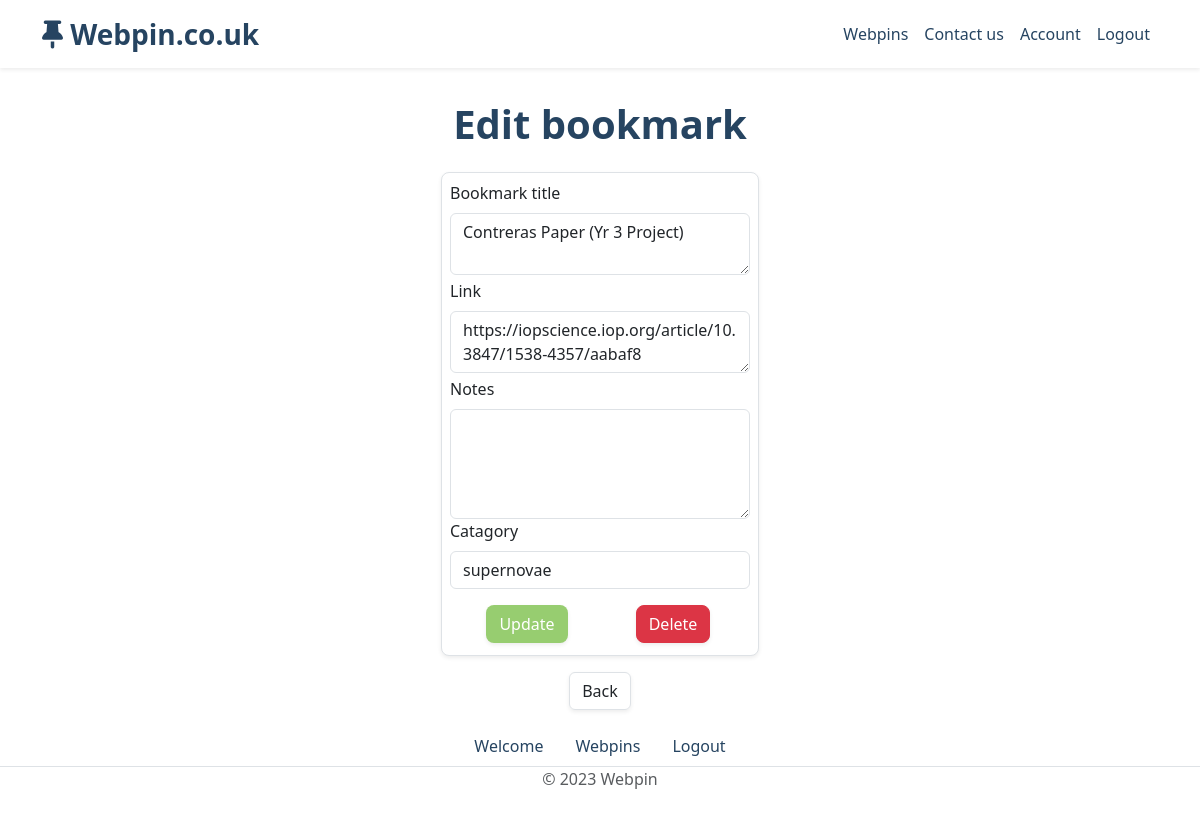
Page /edit_bookmark/20 (signed in) on the committed database.
### bookmarks_main/models.py (models this page shows, shortened)
class Saved_Bookmarks(models.Model):
    bookmark_title = models.CharField(max_length=500, null=True, blank=False)
    bookmark_address = models.CharField(max_length=1_000)
    bookmark_notes = models.CharField(max_length=100_000, null=True, blank=False)
    bookmark_catagory = models.CharField(max_length=250, null=True, blank=False)
    bookmark_save_date = models.DateTimeField(auto_now_add=True)
    author = models.ForeignKey(User, on_delete=models.CASCADE)

### bookmarks_main/views.py (the view, shortened to what this page needs)
# urls.py: path('edit_bookmark/<str:id>', views.edit_bookmark, name='edit-bookmark'),
@login_required(login_url="/members/login_user")
def edit_bookmark(request, id):
    bookmark_to_edit = Saved_Bookmarks.objects.get(pk=id)
    return render(request, 'bookmarks_main/edit.html', {'bookmark_to_edit':bookmark_to_edit})

### bookmarks_main/templates/bookmarks_main/edit.html (shortened to what this page needs)
{% extends './template.html' %}
{% block content %}
<div class="container pt-3">
	<div class="row">
		<h1 class="text-center fw-bold" style="color: #264461">Edit bookmark</h1>
	</div>
	<div class="row">
		<div class="col-12 d-flex justify-content-center">
		    <form method="post">
	                <div class="bg-light p-2 mt-3 rounded-3 border bg-white shadow-sm">
						<label class="form-label">Bookmark title</label>
						<textarea name="new_bookmark_title" class="form-control">{{bookmark_to_edit.bookmark_title}}</textarea>
						<label class="form-label mt-1">Link</label>
						<textarea name="new_bookmark_address" class="form-control">{{bookmark_to_edit.bookmark_address}}</textarea>
						<label class="form-label mt-1">Notes</label>
	                    <textarea name="new_bookmark_notes" rows="4" cols="28" class="form-control">{{bookmark_to_edit.bookmark_notes}}</textarea>
						<label class="form-label">Catagory</label>
                        <input name="new_bookmark_catagory" class="form-control" list="datalistOptions" placeholder="Type new or select from existing" value="{{bookmark_to_edit.bookmark_catagory}}">
						<div class="row mt-3 ms-1 me-1">
							<div class="col-sm-12 col-lg-6 d-flex justify-content-center mb-1">
								<input class="btn rounded-3 shadow-sm" style="background-color: rgb(151,205,112); color:white;" type="submit" name="submit_edit_selected_bookmark" value="Update">
							</div>
							<div class="col-sm-12 col-lg-6 d-flex justify-content-center mb-1">
								<button class="btn rounded-3 btn-danger shadow-sm" type="button" data-bs-toggle="modal" data-bs-target="#DeleteBookmarkModal">Delete</button>
							</div>
						</div>
	                </div>
	        </form>
    	</div>
	</div>
	<div class="row">
		<div class="col-12 d-flex justify-content-center">
			<a href="{% url 'home-page' %}" class="btn btn-white border shadow-sm mt-3">Back</a>
		</div>
	</div>
</div>
{% endblock %}

### rows in the picture
Saved_Bookmarks: new_bookmark_title "Contreras Paper (Yr 3 Project)", new_bookmark_address "https://iopscience.iop.org/article/10.3847/1538-4357/aabaf8", new_bookmark_catagory "supernovae"
